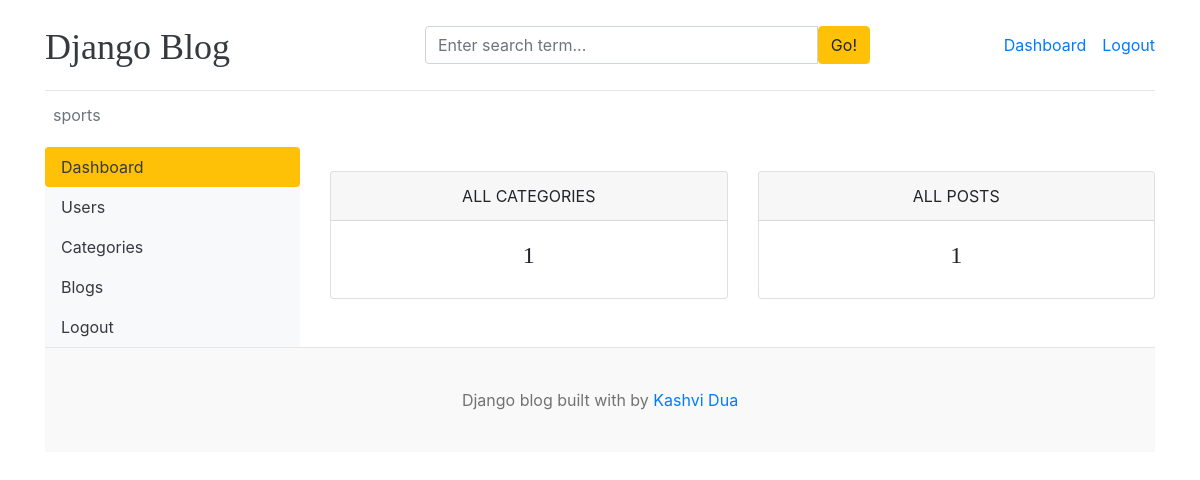
/dashboard/dashboard/ (signed in), run on an earlier commit of the app's database.
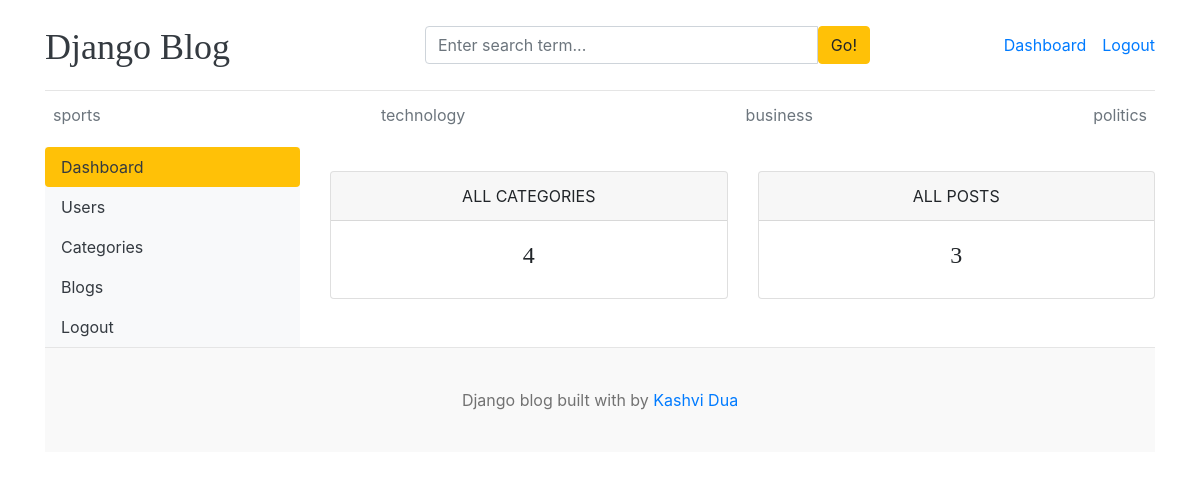
And on a later commit of the database.
### blogs/models.py (models this page shows, shortened)
class category(models.Model):
    category_name= models.CharField(max_length=50,unique=True)
    created_at= models.DateTimeField(auto_now_add=True)
    updated_at=models.DateTimeField(auto_now=True)

### dashboards/views.py (the view)
# urls.py: path('dashboard/', include('dashboards.urls')),
@login_required(login_url='login')
def dashboard(request):
    categories_count=category.objects.count()
    posts_count=Blog.objects.count()
    context={
        "categories_count" :  categories_count,
        "posts_count": posts_count,
    }
    return render(request,'dashboard/dashboard.html',context)

### blogs/context_preprocessor.py (called while the page is built)
def get_category(request):
    categories= category.objects.all()
    return dict(categories=categories)

### templates/dashboard/dashboard.html
{% extends 'base.html' %}
{% block content %}
<div class="row">
    {% include 'dashboard/sidebar.html' %}
    <div class="col-md-9">
        <div class="row mt-4">
            <div class="col-md-6">
                <div class="card mb-3">
                    <div class="card-header text-center text-uppercase fw-bold">
                        All Categories
                    </div>
                    <div class="card-body text-center">
                        <h4>{{ categories_count }}</h4>
                    </div>
                </div>
            </div>
            <div class="col-md-6">
                <div class="card mb-3">
                    <div class="card-header text-center text-uppercase fw-bold">
                        All Posts
                    </div>
                    <div class="card-body text-center">
                        <h4>{{ posts_count }}</h4>
                    </div>
                </div>
            </div>
        </div>
    </div>
</div>
{% endblock %}

### templates/base.html (shortened to what this page needs)
{% load static %}
<!DOCTYPE html>
<html lang="en">
<head>
    <link href="https://getbootstrap.com/docs/4.0/dist/css/bootstrap.min.css" rel="stylesheet">
    <link href="{%static 'css/blog.css' %}" rel="stylesheet">
    <link
  rel="stylesheet"
  href="https://cdnjs.cloudflare.com/ajax/libs/font-awesome/5.15.4/css/all.min.css"
/>
  </head>
<body>
    <div class="container">
      <header class="blog-header py-3">
        <div class="row flex-nowrap justify-content-between align-items-center">
          <div class="col-4 pt-1">
            <a class="blog-header-logo text-dark" href="/">Django Blog</a>
          </div>
          <div class="col-5">
    <form action="{% url 'search' %}" method="get">
        <div class="input-group">
            <input
                class="form-control"
                type="text"
                name="keyword"
                value="{{ keyword }}"
                placeholder="Enter search term..."
                aria-label="Enter search term..."
            />
            <button class="btn btn-warning" type="submit" id="button-search">
                Go!
            </button>
        </div>
    </form>
</div>
          <div class="col-3 d-flex justify-content-end align-items-center">
            {% if not user.is_authenticated %}
            <a class="btn btn-sm btn-warning" href="{% url 'login' %}">Login</a> &nbsp;
            <a class="btn btn-sm btn-outline-secondary" href="register">Register</a>
            {% else %}
            <span><a href="{% url 'dashboard' %}">Dashboard</a></span>
            <span><a href="{% url 'logout' %}">Logout</a></span>
            {% endif %}
          </div>
        </div>
      </header>
      <div class="nav-scroller py-1 mb-2">
        <nav class="nav d-flex justify-content-between">
          {% for cat in categories %}
          <a class="p-2 text-muted" href="{% url 'postsbycategory' cat.id %}">{{ cat.category_name}}</a>
          {% endfor %}
        </nav>
      </div>
{% block content %}
{% endblock %}
<footer class="blog-footer">
  <p>Django blog built with   by <a href="#">Kashvi Dua</a></p>
</footer>
</body>
</html>

What changed in the data, as far as the page shows it:
added category: category_name "technology"
added category: category_name "business"
added category: category_name "politics"
Also different on the page:
{{ categories_count }}: "1" → "4"
{{ posts_count }}: "1" → "3"
